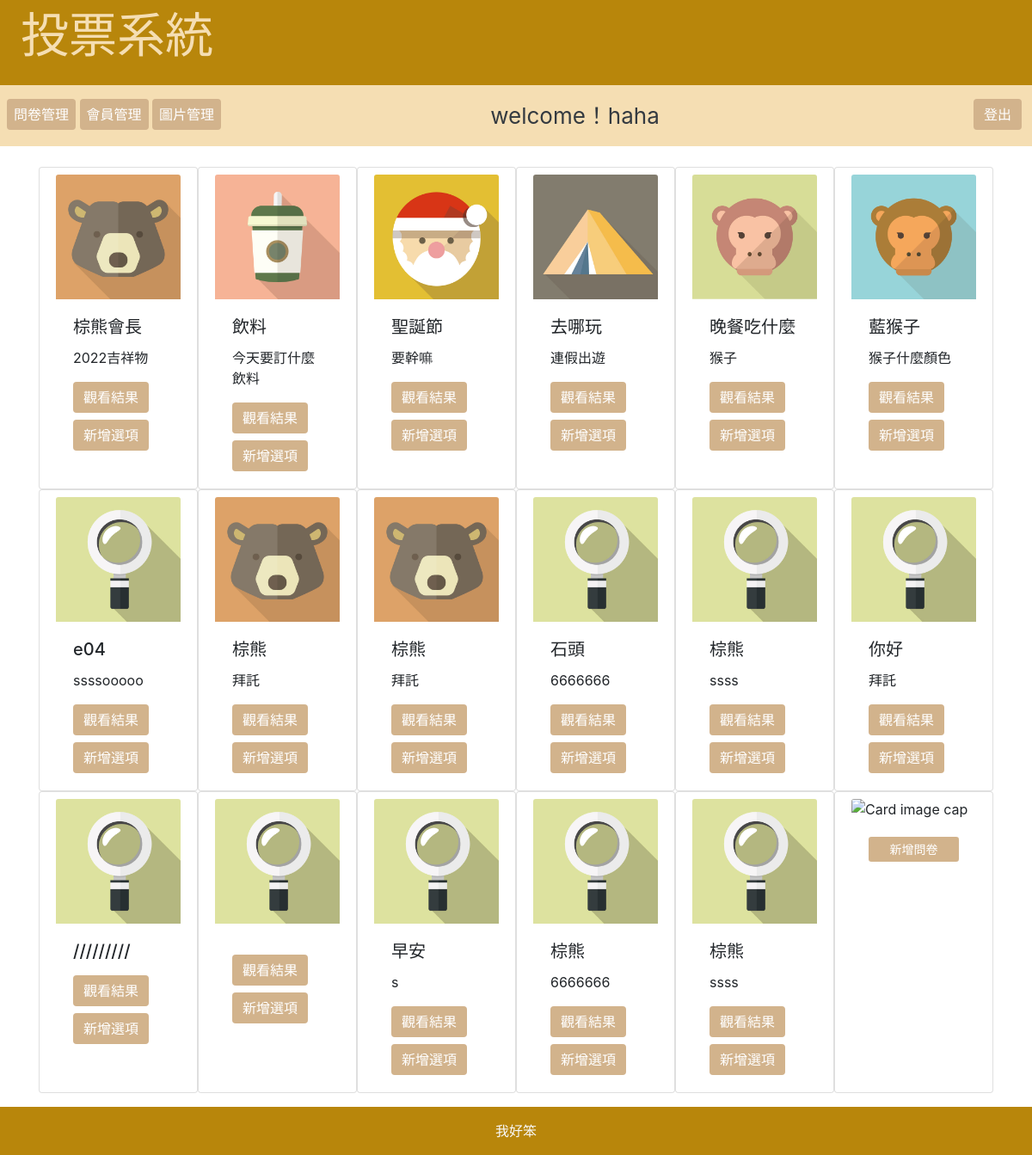
Page /back/index.php (signed in) on the committed database.
### tables this page shows
CREATE TABLE `topics` (
  `id` int(11) UNSIGNED NOT NULL,
  `topic` varchar(128) NOT NULL DEFAULT '',
  `subtitle` text NOT NULL DEFAULT '',
  `img` text DEFAULT 'find'
);

### api/db.php (called while the page is built, shortened)
<?php
    $dsn="mysql:host=localhost;charset=utf8;dbname=mypolling";
    $pdo=new PDO($dsn,'root','');
function all($table,...$arg){
    global $pdo;
    $sql="SELECT * FROM `$table` ";
    $rows=$pdo->query($sql)->fetchAll(PDO::FETCH_ASSOC);
    return $rows;
}
?>

### back/list_manege.php (the view)
<div class="container">
    <div class="row">
        <?php
$subject= all('topics');
foreach($subject as $key => $value){
?>
        <div class="card col-2" style="width: 18rem;">
            <div class="row mr-1 ml-1 mt-2">
                <a href="?do=ad&id=<?php echo $value['id'];?>"><img class="card-img-top" src="../img/<?php echo $value['img'];?>.jpeg" alt="Card image cap">
                </a>
                <div class="card-body">
                    <h5 class="card-title">
                        <?php echo $value['topic'];?>
                    </h5>
                    <p class="card-text">
                        <?php echo $value['subtitle'];?>
                    </p>
                        <a href="../index.php?do=vote_result&id=<?php echo $value['id'];?>"><input
                                class="btn btn-info btn-md  " type="button" value="觀看結果"></input></a>
                        <br>
                        <a href="?do=edit_subject&id=<?php echo $value['id'];?>"><input class="btn btn-info btn-md mt-2"
                                type="button" value="新增選項"></input></a>
                </div>
            </div>
        </div>
        <?php
}
?>
     <div class="card col-2" style="width: 18rem;">
            <div class="row mr-1 ml-1 mt-2">
                <img class="card-img-top" src="../img/set.jpeg" alt="Card image cap">
                <div class="card-body">
                        <a href="./index.php?do=add_subject_form"><input
                                class="btn btn-info btn-sm col" type="button" value="新增問卷"></input></a>
                    </div>
                </div>
            </div>
        </div>
    </div>

### back/index.php (style rules this page uses)
.btn-info { background:#855600; background:#d2b38c; border:none; }

### rows in the picture
topics: img (picture), topic "棕熊會長", subtitle "2022吉祥物"
topics: img (picture), topic "飲料", subtitle "今天要訂什麼飲料"
topics: img (picture), topic "聖誕節", subtitle "要幹嘛"
topics: img (picture), topic "去哪玩", subtitle "連假出遊"
topics: img (picture), topic "晚餐吃什麼", subtitle "猴子"
topics: img (picture), topic "藍猴子", subtitle "猴子什麼顏色"
topics: img (picture), topic "e04", subtitle "ssssooooo"
topics: img (picture), topic "棕熊", subtitle "拜託"
topics: img (picture), topic "棕熊", subtitle "拜託"
topics: img (picture), topic "石頭", subtitle "6666666"
topics: img (picture), topic "棕熊", subtitle "ssss"
topics: img (picture), topic "你好", subtitle "拜託"
topics: img (picture), topic "/////////"
topics: img (picture)
topics: img (picture), topic "早安", subtitle "s"
topics: img (picture), topic "棕熊", subtitle "6666666"
topics: img (picture), topic "棕熊", subtitle "ssss"

### other values in the picture
$_SESSION['user'] "haha"
